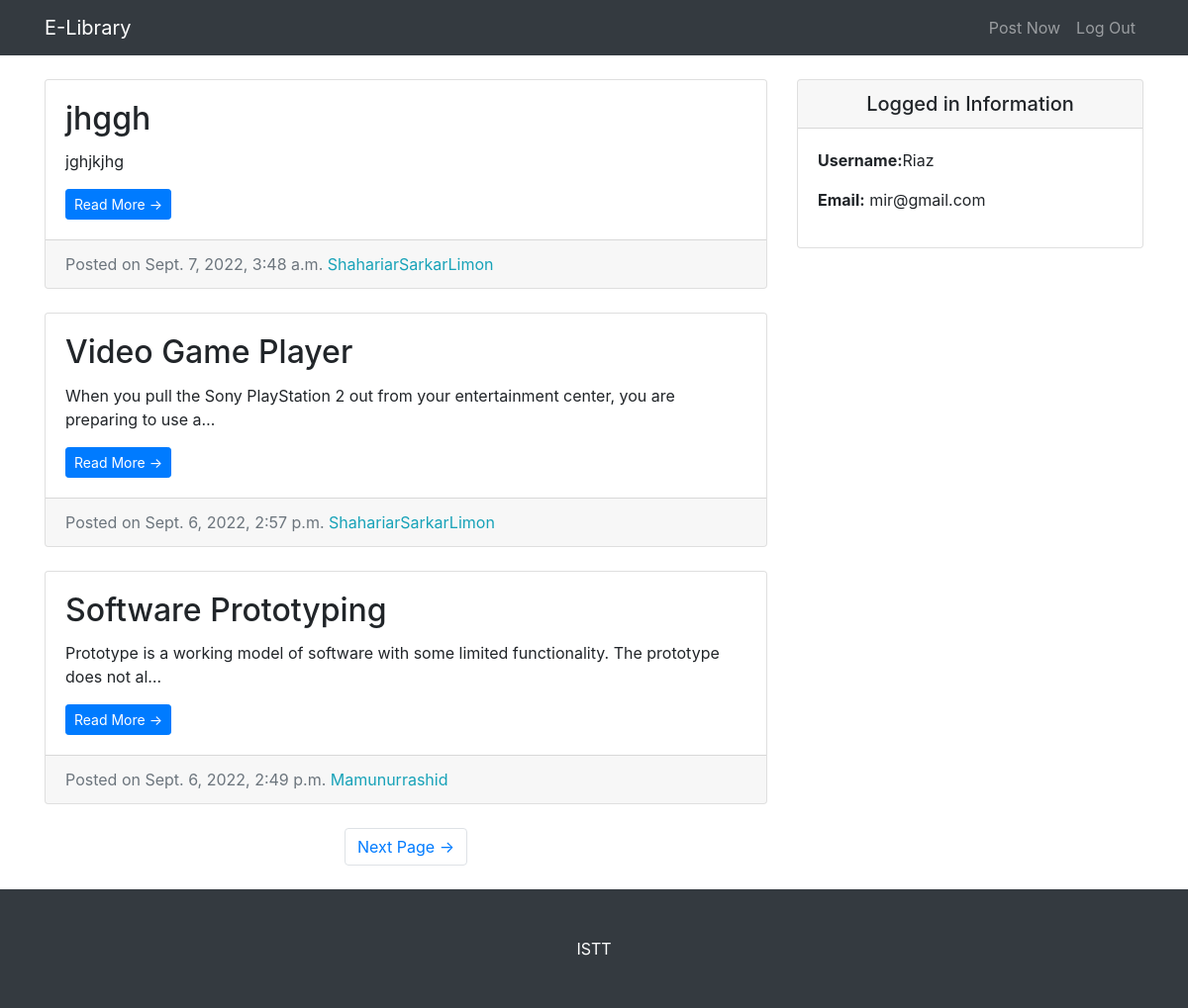
The app's page / (signed in) with its own data.
### entries/models.py (models this page shows, shortened)
class Entry(models.Model):
    entry_title = models.CharField(max_length=50)
    entry_text = models.TextField()
    entry_date = models.DateTimeField(auto_now_add=True)
    entry_author = models.ForeignKey(User, on_delete=models.CASCADE)
    class Meta:
        verbose_name_plural = 'entries'

### entries/views.py (the view)
# urls.py: path('', HomeView.as_view(), name='blog-home'),
class HomeView(LoginRequiredMixin, ListView):
    model = Entry
    template_name = 'entries/index.html'
    context_object_name = 'blog_entries'
    ordering = ['-entry_date']
    paginate_by = 3

### entries/templates/entries/index.html (shortened to what this page needs)
{%extends 'entries/base.html'%}
{% block content %}
      <div class="col-md-8">
      {% for Z in blog_entries%}
        <div class="card mb-4 mt-4">
          <div class="card-body">
            <h2 class = "card-title"> {{Z.entry_title}}</h2>
            <p class="card-text">{{Z.entry_text|truncatechars:100}} </p>
            <a href="{% url 'entry-detail' Z.pk %}" class="btn btn-primary btn-sm">Read More &rarr;</a>
          </div>
          <div class="card-footer text-muted">
            Posted on {{Z.entry_date}}
            <span class= "text-info mr-2">{{Z.entry_author}}</span>
          </div>
        </div>
      {%endfor%}
      {% if is_paginated %}
        <ul class="pagination justify-content-center mb-4">
           {% if page_obj.has_next %}
          <li class="page-item">
            <a class="page-link" href="?page={{ page_obj.next_page_number }}">Next Page &rarr;</a>
          </li>
           {% endif %}
        </ul>
       {% endif %}
      </div>
{% endblock %}

### entries/templates/entries/base.html (shortened to what this page needs)
<!DOCTYPE html>
<html lang="en">
<head>
</head>
<body>
</body>
</html><!DOCTYPE html>
<html lang="en">
<head>
{%load static%}
  <link href="{% static 'entries/vendor/bootstrap/css/bootstrap.min.css' %}" rel="stylesheet">
  <link href="{% static 'entries/css/blog-home.css'%}" rel="stylesheet">
</head>
<body>
  <nav class="navbar navbar-expand-lg navbar-dark bg-dark fixed-top">
    <div class="container">
      <a class="navbar-brand" href="    /">E-Library</a>
      <div class="collapse navbar-collapse" id="navbarResponsive">
        <ul class="navbar-nav ml-auto">
          <li class="nav-item">
            <a class="nav-link" href="{% url 'create_entry' %}">Post Now</a>
          </li>
          <li class="nav-item">
            <a class="nav-link" href="{% url 'logout' %}">Log Out</a>
          </li>
        </ul>
      </div>
    </div>
  </nav>
  <div class="container">
    <div class="row">
        {% block content %}
        {% endblock %}
    <div class="col-md-4">
      <div class="card my-4">
          <h5 class="card-header text-center">Logged in Information</h5>
          <div class="card-body">
            <ul class="list-unstyled mb-0">
                <li>
                    <p> <strong>Username:</strong>{{user.username}}</p>
                </li>
                <li>
                    <p> <strong>Email:</strong> {{user.email}}</p>
                </li>
            </ul>
          </div>
        </div>
      </div>
    </div>
  </div>
  <footer class="py-5 bg-dark">
    <div class="container">
      <p class="m-0 text-center text-white border-dark">ISTT</p>
    </div>
  </footer>
</body>
</html>

### entries/static/entries/css/blog-home.css (style rules this page uses)
body { padding-top: 56px; }

### records on screen
Entry: entry_title "jhggh", entry_text "jghjkjhg", entry_date "Sept. 7, 2022, 3:48 a.m.", entry_author "ShahariarSarkarLimon"
Entry: entry_title "Video Game Player", entry_text "When you pull the Sony PlayStation 2 out from your entertainment center, you are preparing to use a…", entry_date "Sept. 6, 2022, 2:57 p.m.", entry_author "ShahariarSarkarLimon"
Entry: entry_title "Software Prototyping", entry_text "Prototype is a working model of software with some limited functionality. The prototype does not al…", entry_date "Sept. 6, 2022, 2:49 p.m.", entry_author "Mamunurrashid"

### other values on screen
{{ user.username }} "Riaz"
{{ user.email }} "mir@gmail.com"
